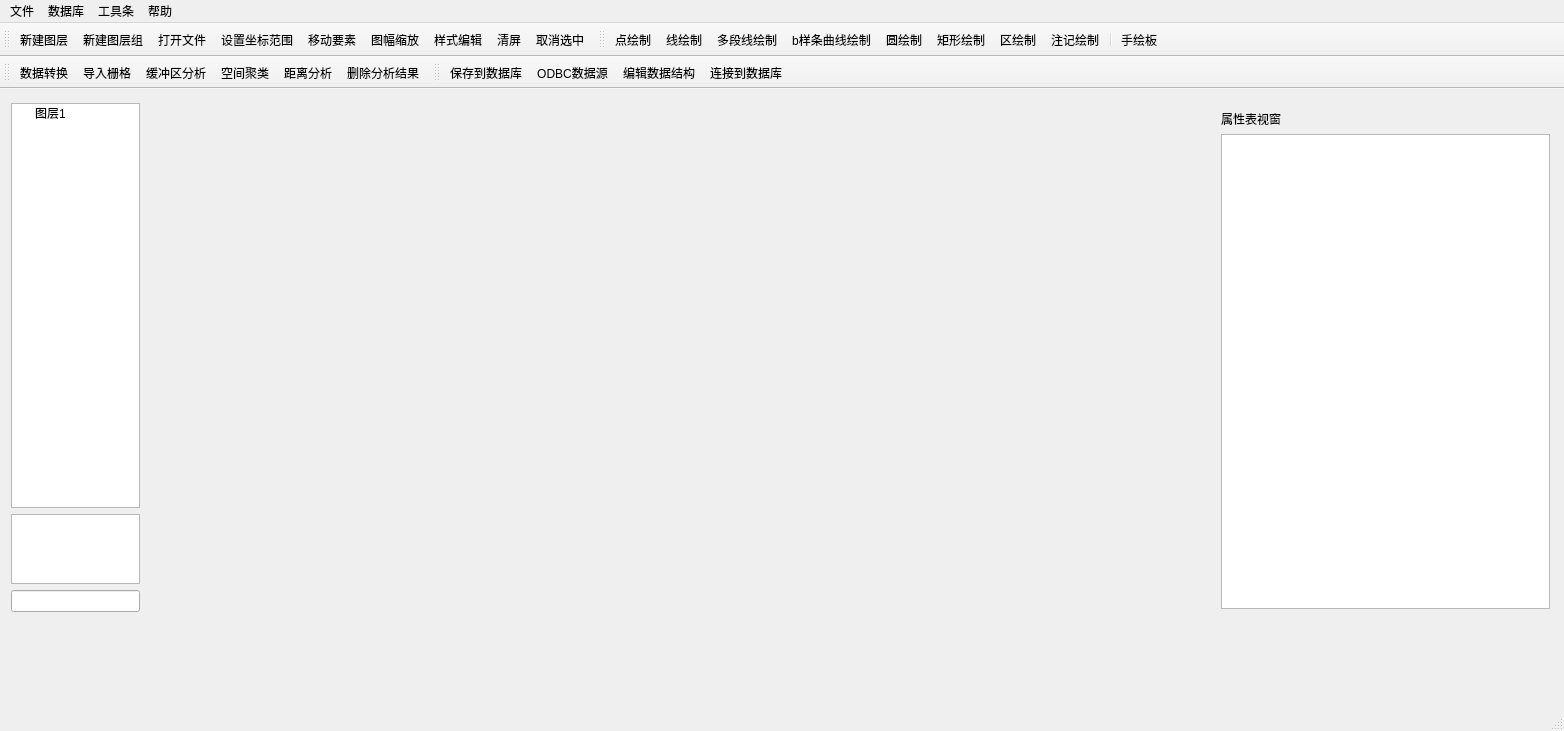
<?xml version="1.0" encoding="UTF-8"?>
<ui version="4.0">
 <class>MainWindow</class>
 <widget class="QMainWindow" name="MainWindow">
  <property name="geometry">
   <rect>
    <x>0</x>
    <y>0</y>
    <width>1564</width>
    <height>731</height>
   </rect>
  </property>
  <property name="minimumSize">
   <size>
    <width>1564</width>
    <height>731</height>
   </size>
  </property>
  <property name="mouseTracking">
   <bool>false</bool>
  </property>
  <property name="windowTitle">
   <string>gisSystem</string>
  </property>
  <property name="styleSheet">
   <string notr="true">font: 10pt &quot;Microsoft YaHei UI&quot;;</string>
  </property>
  <widget class="QWidget" name="centralWidget">
   <widget class="QWidget" name="layoutWidget">
    <property name="geometry">
     <rect>
      <x>0</x>
      <y>3</y>
      <width>151</width>
      <height>531</height>
     </rect>
    </property>
    <layout class="QVBoxLayout" name="verticalLayout" stretch="10,1,0">
     <item>
      <widget class="QTreeWidget" name="treeWidget">
       <attribute name="headerVisible">
        <bool>false</bool>
       </attribute>
       <column>
        <property name="text">
         <string>图层组</string>
        </property>
       </column>
       <item>
        <property name="text">
         <string>图层1</string>
        </property>
       </item>
      </widget>
     </item>
     <item>
      <widget class="QTextEdit" name="textEdit"/>
     </item>
     <item>
      <widget class="QLineEdit" name="lineEdit"/>
     </item>
    </layout>
   </widget>
   <widget class="QWidget" name="layoutWidget">
    <property name="geometry">
     <rect>
      <x>1210</x>
      <y>10</y>
      <width>351</width>
      <height>521</height>
     </rect>
    </property>
    <layout class="QVBoxLayout" name="verticalLayout_2">
     <item>
      <widget class="QLabel" name="label">
       <property name="text">
        <string>属性表视窗</string>
       </property>
      </widget>
     </item>
     <item>
      <widget class="QTableView" name="tableView"/>
     </item>
    </layout>
   </widget>
  </widget>
  <widget class="QMenuBar" name="menuBar">
   <property name="geometry">
    <rect>
     <x>0</x>
     <y>0</y>
     <width>1564</width>
     <height>29</height>
    </rect>
   </property>
   <widget class="QMenu" name="menuDoc">
    <property name="title">
     <string>文件</string>
    </property>
    <addaction name="actionOpenFile"/>
    <addaction name="actionsaveFile"/>
    <addaction name="actionsaveToFile"/>
    <addaction name="actionsavePic"/>
    <addaction name="actionsaveTo"/>
    <addaction name="actionsprint"/>
   </widget>
   <widget class="QMenu" name="menuOther">
    <property name="title">
     <string>帮助</string>
    </property>
    <addaction name="actioninstruction"/>
    <addaction name="actionsabout"/>
   </widget>
   <widget class="QMenu" name="menu_3">
    <property name="title">
     <string/>
    </property>
   </widget>
   <widget class="QMenu" name="menuDb">
    <property name="title">
     <string>数据库</string>
    </property>
    <addaction name="actionconnect"/>
    <addaction name="actionopenDataBase"/>
    <addaction name="actionSaveToSql"/>
   </widget>
   <widget class="QMenu" name="menuTool">
    <property name="title">
     <string>工具条</string>
    </property>
    <addaction name="actionDraw"/>
    <addaction name="actionEdit"/>
    <addaction name="actionAnalysis"/>
    <addaction name="actionDb"/>
    <addaction name="actionTable"/>
   </widget>
   <addaction name="menuDoc"/>
   <addaction name="menuDb"/>
   <addaction name="menuTool"/>
   <addaction name="menuOther"/>
   <addaction name="menu_3"/>
  </widget>
  <widget class="QToolBar" name="toolBar">
   <property name="enabled">
    <bool>true</bool>
   </property>
   <property name="windowTitle">
    <string>toolBar</string>
   </property>
   <property name="orientation">
    <enum>Qt::Horizontal</enum>
   </property>
   <property name="toolButtonStyle">
    <enum>Qt::ToolButtonTextUnderIcon</enum>
   </property>
   <attribute name="toolBarArea">
    <enum>TopToolBarArea</enum>
   </attribute>
   <attribute name="toolBarBreak">
    <bool>false</bool>
   </attribute>
   <addaction name="actionnewLayer"/>
   <addaction name="actionnewLayerGroup"/>
   <addaction name="actiondataPort"/>
   <addaction name="actionsetCoordinate"/>
   <addaction name="actionMove"/>
   <addaction name="actionsheetZoom"/>
   <addaction name="actionsetColor"/>
   <addaction name="actiondelete"/>
   <addaction name="actionnoSelect"/>
  </widget>
  <widget class="QToolBar" name="toolBar_2">
   <property name="windowTitle">
    <string>toolBar_2</string>
   </property>
   <property name="layoutDirection">
    <enum>Qt::LeftToRight</enum>
   </property>
   <property name="toolButtonStyle">
    <enum>Qt::ToolButtonTextUnderIcon</enum>
   </property>
   <attribute name="toolBarArea">
    <enum>TopToolBarArea</enum>
   </attribute>
   <attribute name="toolBarBreak">
    <bool>false</bool>
   </attribute>
   <addaction name="actionpointEdit"/>
   <addaction name="actionlineEdit"/>
   <addaction name="actionbrLine"/>
   <addaction name="actionbSplineCurve"/>
   <addaction name="actionellipseEdit"/>
   <addaction name="actionrecEdit"/>
   <addaction name="actionregionEdit"/>
   <addaction name="actiontextEdit"/>
   <addaction name="separator"/>
   <addaction name="actionhandSketch"/>
  </widget>
  <widget class="QToolBar" name="toolBar_3">
   <property name="windowTitle">
    <string>toolBar_3</string>
   </property>
   <property name="toolButtonStyle">
    <enum>Qt::ToolButtonTextUnderIcon</enum>
   </property>
   <attribute name="toolBarArea">
    <enum>TopToolBarArea</enum>
   </attribute>
   <attribute name="toolBarBreak">
    <bool>true</bool>
   </attribute>
   <addaction name="actiondataTrans"/>
   <addaction name="actiontif"/>
   <addaction name="actionbuffer"/>
   <addaction name="actiondbScanCluster"/>
   <addaction name="actionrealDis"/>
   <addaction name="actiondeleteAnalysis"/>
  </widget>
  <widget class="QToolBar" name="toolBar_4">
   <property name="contextMenuPolicy">
    <enum>Qt::DefaultContextMenu</enum>
   </property>
   <property name="windowTitle">
    <string>toolBar_4</string>
   </property>
   <property name="movable">
    <bool>true</bool>
   </property>
   <property name="toolButtonStyle">
    <enum>Qt::ToolButtonTextUnderIcon</enum>
   </property>
   <attribute name="toolBarArea">
    <enum>TopToolBarArea</enum>
   </attribute>
   <attribute name="toolBarBreak">
    <bool>false</bool>
   </attribute>
   <addaction name="actiondataBase"/>
   <addaction name="actiondataOrigin"/>
   <addaction name="actionsqlEdit"/>
   <addaction name="actionconnectToSql"/>
  </widget>
  <widget class="QStatusBar" name="statusBar"/>
  <action name="actionpointEdit">
   <property name="icon">
    <iconset resource="../../../Desktop/gisSystem/Source/icon/image.qrc">
     <normaloff>:/new/prefix1/点.png</normaloff>:/new/prefix1/点.png</iconset>
   </property>
   <property name="text">
    <string>点绘制</string>
   </property>
  </action>
  <action name="actionlineEdit">
   <property name="icon">
    <iconset resource="../../../Desktop/gisSystem/Source/icon/image.qrc">
     <normaloff>:/new/prefix1/线.png</normaloff>:/new/prefix1/线.png</iconset>
   </property>
   <property name="text">
    <string>线绘制</string>
   </property>
  </action>
  <action name="actionregionEdit">
   <property name="icon">
    <iconset resource="../../../Desktop/gisSystem/Source/icon/image.qrc">
     <normaloff>:/new/prefix1/区域.png</normaloff>:/new/prefix1/区域.png</iconset>
   </property>
   <property name="text">
    <string>区绘制</string>
   </property>
   <property name="iconText">
    <string>区绘制</string>
   </property>
  </action>
  <action name="actiondataPort">
   <property name="icon">
    <iconset resource="../../../Desktop/gisSystem/Source/icon/image.qrc">
     <normaloff>:/new/prefix1/打开文件.png</normaloff>:/new/prefix1/打开文件.png</iconset>
   </property>
   <property name="text">
    <string>打开文件</string>
   </property>
   <property name="toolTip">
    <string>打开文件</string>
   </property>
  </action>
  <action name="actionbuffer">
   <property name="icon">
    <iconset resource="../../../Desktop/gisSystem/Source/icon/image.qrc">
     <normaloff>:/new/prefix1/地图-缓冲区分析.png</normaloff>:/new/prefix1/地图-缓冲区分析.png</iconset>
   </property>
   <property name="text">
    <string>缓冲区分析</string>
   </property>
  </action>
  <action name="actionsheetZoom">
   <property name="checkable">
    <bool>false</bool>
   </property>
   <property name="icon">
    <iconset resource="../../../Desktop/gisSystem/Source/icon/image.qrc">
     <normaloff>:/new/prefix1/缩放.png</normaloff>:/new/prefix1/缩放.png</iconset>
   </property>
   <property name="text">
    <string>图幅缩放</string>
   </property>
  </action>
  <action name="actiondataBase">
   <property name="icon">
    <iconset resource="../../../Desktop/gisSystem/Source/icon/image.qrc">
     <normaloff>:/new/prefix1/数据库.png</normaloff>:/new/prefix1/数据库.png</iconset>
   </property>
   <property name="text">
    <string>保存到数据库</string>
   </property>
  </action>
  <action name="actiondataTrans">
   <property name="icon">
    <iconset resource="../../../Desktop/gisSystem/Source/icon/image.qrc">
     <normaloff>:/new/prefix1/转换.png</normaloff>:/new/prefix1/转换.png</iconset>
   </property>
   <property name="text">
    <string>数据转换</string>
   </property>
  </action>
  <action name="actionsaveTo">
   <property name="text">
    <string>另存为图像</string>
   </property>
  </action>
  <action name="actionsprint">
   <property name="icon">
    <iconset resource="../../../Desktop/gisSystem/Source/icon/image.qrc">
     <normaloff>:/new/prefix1/打印.png</normaloff>:/new/prefix1/打印.png</iconset>
   </property>
   <property name="text">
    <string>打印</string>
   </property>
  </action>
  <action name="actioninstruction">
   <property name="icon">
    <iconset resource="../../../Desktop/gisSystem/Source/icon/image.qrc">
     <normaloff>:/new/prefix1/说明.png</normaloff>:/new/prefix1/说明.png</iconset>
   </property>
   <property name="text">
    <string>使用说明</string>
   </property>
  </action>
  <action name="actionsabout">
   <property name="icon">
    <iconset resource="../../../Desktop/gisSystem/Source/icon/image.qrc">
     <normaloff>:/new/prefix1/关于.png</normaloff>:/new/prefix1/关于.png</iconset>
   </property>
   <property name="text">
    <string>关于此版本</string>
   </property>
  </action>
  <action name="actionhandSketch">
   <property name="icon">
    <iconset resource="../../../Desktop/gisSystem/Source/icon/image.qrc">
     <normaloff>:/new/prefix1/手绘.png</normaloff>:/new/prefix1/手绘.png</iconset>
   </property>
   <property name="text">
    <string>手绘板</string>
   </property>
  </action>
  <action name="actiondelete">
   <property name="icon">
    <iconset resource="../../../Desktop/gisSystem/Source/icon/image.qrc">
     <normaloff>:/new/prefix1/擦除.png</normaloff>:/new/prefix1/擦除.png</iconset>
   </property>
   <property name="text">
    <string>清屏</string>
   </property>
  </action>
  <action name="actionrecEdit">
   <property name="icon">
    <iconset resource="../../../Desktop/gisSystem/Source/icon/image.qrc">
     <normaloff>:/new/prefix1/矩形.png</normaloff>:/new/prefix1/矩形.png</iconset>
   </property>
   <property name="text">
    <string>矩形绘制</string>
   </property>
  </action>
  <action name="actionellipseEdit">
   <property name="icon">
    <iconset resource="../../../Desktop/gisSystem/Source/icon/image.qrc">
     <normaloff>:/new/prefix1/椭圆.png</normaloff>:/new/prefix1/椭圆.png</iconset>
   </property>
   <property name="text">
    <string>圆绘制</string>
   </property>
  </action>
  <action name="actionlayerAdd">
   <property name="icon">
    <iconset resource="../../../Desktop/gisSystem/Source/icon/image.qrc">
     <normaloff>:/new/prefix1/图层.png</normaloff>:/new/prefix1/图层.png</iconset>
   </property>
   <property name="text">
    <string>图层添加</string>
   </property>
  </action>
  <action name="actionopenDataBase">
   <property name="text">
    <string>从数据库打开</string>
   </property>
  </action>
  <action name="actionSaveToSql">
   <property name="text">
    <string>保存到数据库</string>
   </property>
  </action>
  <action name="actionsetColor">
   <property name="icon">
    <iconset resource="../../../Desktop/gisSystem/Source/icon/image.qrc">
     <normaloff>:/new/prefix1/调色板.png</normaloff>:/new/prefix1/调色板.png</iconset>
   </property>
   <property name="text">
    <string>样式编辑</string>
   </property>
  </action>
  <action name="actionnoSelect">
   <property name="icon">
    <iconset resource="../../../Desktop/gisSystem/Source/icon/image.qrc">
     <normaloff>:/new/prefix1/取消.png</normaloff>:/new/prefix1/取消.png</iconset>
   </property>
   <property name="text">
    <string>取消选中</string>
   </property>
  </action>
  <action name="actionOpenFile">
   <property name="text">
    <string>打开文件</string>
   </property>
  </action>
  <action name="actionconnectToSql">
   <property name="icon">
    <iconset resource="../../../Desktop/gisSystem/Source/icon/image.qrc">
     <normaloff>:/new/prefix1/连接.png</normaloff>:/new/prefix1/连接.png</iconset>
   </property>
   <property name="text">
    <string>连接到数据库</string>
   </property>
  </action>
  <action name="actionconnect">
   <property name="text">
    <string>连接到数据库</string>
   </property>
  </action>
  <action name="actionsaveFile">
   <property name="text">
    <string>保存</string>
   </property>
  </action>
  <action name="actiontextEdit">
   <property name="icon">
    <iconset resource="../../../Desktop/gisSystem/Source/icon/image.qrc">
     <normaloff>:/new/prefix1/造注记.png</normaloff>:/new/prefix1/造注记.png</iconset>
   </property>
   <property name="text">
    <string>注记绘制</string>
   </property>
  </action>
  <action name="actionnewLayer">
   <property name="icon">
    <iconset resource="../../../Desktop/gisSystem/Source/icon/image.qrc">
     <normaloff>:/new/prefix1/加号.png</normaloff>:/new/prefix1/加号.png</iconset>
   </property>
   <property name="text">
    <string>新建图层</string>
   </property>
  </action>
  <action name="actionbrLine">
   <property name="icon">
    <iconset resource="../../../Desktop/gisSystem/Source/icon/image.qrc">
     <normaloff>:/new/prefix1/折线 .png</normaloff>:/new/prefix1/折线 .png</iconset>
   </property>
   <property name="text">
    <string>多段线绘制</string>
   </property>
  </action>
  <action name="actionMove">
   <property name="icon">
    <iconset resource="../../../Desktop/gisSystem/Source/icon/image.qrc">
     <normaloff>:/new/prefix1/移动.png</normaloff>:/new/prefix1/移动.png</iconset>
   </property>
   <property name="text">
    <string>移动要素</string>
   </property>
  </action>
  <action name="actionopendb">
   <property name="text">
    <string>打开数据库</string>
   </property>
   <property name="toolTip">
    <string>打开数据库</string>
   </property>
  </action>
  <action name="actionnewLayerGroup">
   <property name="icon">
    <iconset resource="../../../Desktop/gisSystem/Source/icon/image.qrc">
     <normaloff>:/new/prefix1/新建图层.png</normaloff>:/new/prefix1/新建图层.png</iconset>
   </property>
   <property name="text">
    <string>新建图层组</string>
   </property>
   <property name="toolTip">
    <string>新建图层组</string>
   </property>
  </action>
  <action name="actiondbScanCluster">
   <property name="icon">
    <iconset resource="../../../Desktop/gisSystem/Source/icon/image.qrc">
     <normaloff>:/new/prefix1/聚类.png</normaloff>:/new/prefix1/聚类.png</iconset>
   </property>
   <property name="text">
    <string>空间聚类</string>
   </property>
  </action>
  <action name="actionrefresh">
   <property name="text">
    <string>刷新</string>
   </property>
  </action>
  <action name="actiondeleteAnalysis">
   <property name="icon">
    <iconset resource="../../../Desktop/gisSystem/Source/icon/image.qrc">
     <normaloff>:/new/prefix1/清空.png</normaloff>:/new/prefix1/清空.png</iconset>
   </property>
   <property name="text">
    <string>删除分析结果</string>
   </property>
  </action>
  <action name="actionsaveToFile">
   <property name="text">
    <string>另存为</string>
   </property>
  </action>
  <action name="actionsavePic">
   <property name="text">
    <string>保存为图像</string>
   </property>
  </action>
  <action name="actionsetCoordinate">
   <property name="icon">
    <iconset resource="../../../Desktop/gisSystem/Source/icon/image.qrc">
     <normaloff>:/new/prefix1/坐标.png</normaloff>:/new/prefix1/坐标.png</iconset>
   </property>
   <property name="text">
    <string>设置坐标范围</string>
   </property>
   <property name="toolTip">
    <string>设置坐标范围</string>
   </property>
  </action>
  <action name="actionsqlEdit">
   <property name="icon">
    <iconset resource="../../../Desktop/gisSystem/Source/icon/image.qrc">
     <normaloff>:/new/prefix1/数据结构.png</normaloff>:/new/prefix1/数据结构.png</iconset>
   </property>
   <property name="text">
    <string>编辑数据结构</string>
   </property>
  </action>
  <action name="actionDraw">
   <property name="text">
    <string>√ 绘制工具条</string>
   </property>
  </action>
  <action name="actionEdit">
   <property name="text">
    <string>√ 编辑工具条</string>
   </property>
  </action>
  <action name="actionAnalysis">
   <property name="text">
    <string>√ 分析工具条</string>
   </property>
  </action>
  <action name="actionDb">
   <property name="text">
    <string>√ 数据库工具条</string>
   </property>
  </action>
  <action name="actionbSplineCurve">
   <property name="icon">
    <iconset resource="../../../Desktop/gisSystem/Source/icon/image.qrc">
     <normaloff>:/new/prefix1/贝塞尔曲线.png</normaloff>:/new/prefix1/贝塞尔曲线.png</iconset>
   </property>
   <property name="text">
    <string>b样条曲线绘制</string>
   </property>
  </action>
  <action name="actionTable">
   <property name="text">
    <string>√ 属性表视窗</string>
   </property>
  </action>
  <action name="actionrealDis">
   <property name="icon">
    <iconset resource="../../../Desktop/gisSystem/Source/icon/image.qrc">
     <normaloff>:/new/prefix1/距离.png</normaloff>:/new/prefix1/距离.png</iconset>
   </property>
   <property name="text">
    <string>距离分析</string>
   </property>
  </action>
  <action name="actiondataOrigin">
   <property name="icon">
    <iconset resource="../../../Desktop/gisSystem/Source/icon/image.qrc">
     <normaloff>:/new/prefix1/数据源.png</normaloff>:/new/prefix1/数据源.png</iconset>
   </property>
   <property name="text">
    <string>ODBC数据源</string>
   </property>
  </action>
  <action name="actiontif">
   <property name="text">
    <string>导入栅格</string>
   </property>
  </action>
 </widget>
 <layoutdefault spacing="6" margin="11"/>
 <resources>
  <include location="../../../Desktop/gisSystem/Source/icon/image.qrc"/>
 </resources>
 <connections/>
</ui>
